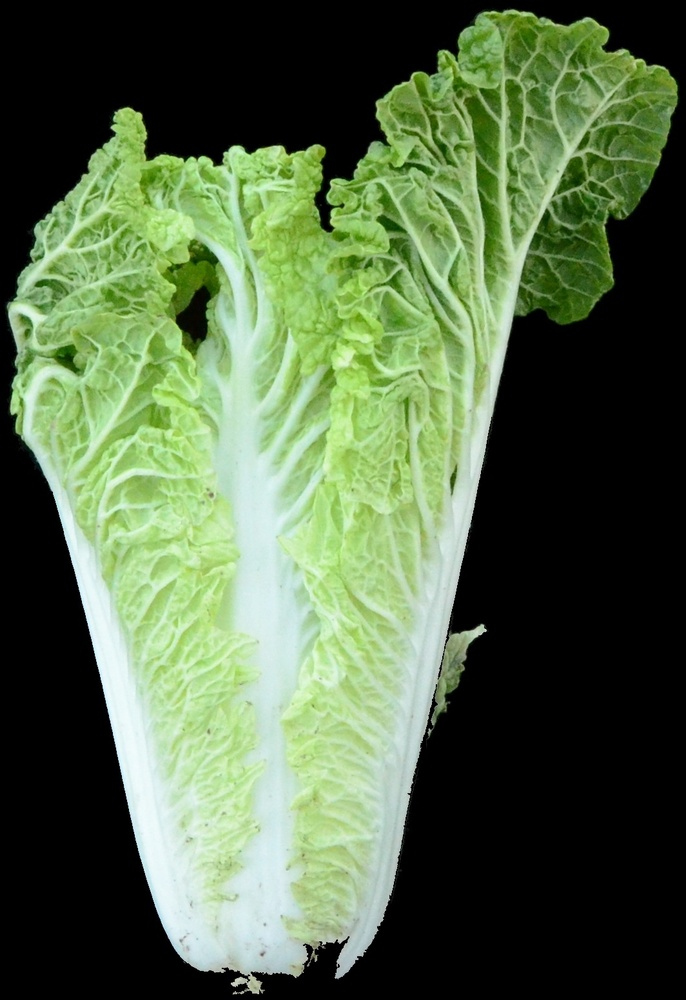
#> input picture 23/centered_22A-T-39-1球形侧视图.JPG, 686 x 1000 px, shrunk from 1064 x 1552 before the run, found by its file name
$ python RecusiveFindBiggestWhite.py
#> lines starting #> are read from the running program, lines starting #| are printed output that depends on the picture; after the words box and inside, x2 and y2 are one past the last pixel; in counts of white or black regions, pixels touching at a corner belong together
import cv2
import numpy as np

# 读取输入图片
image = cv2.imread('centered_22A-T-39-1球形侧视图.JPG')
#> image is the input picture: shape (1000, 686, 3); mean B, G, R 71.4, 103.2, 83.8

# 获取图片的尺寸
height, width = image.shape[:2]
#> height = 1000; width = 686

# 截取图片的前一半
half_image = image[:, :width // 2]
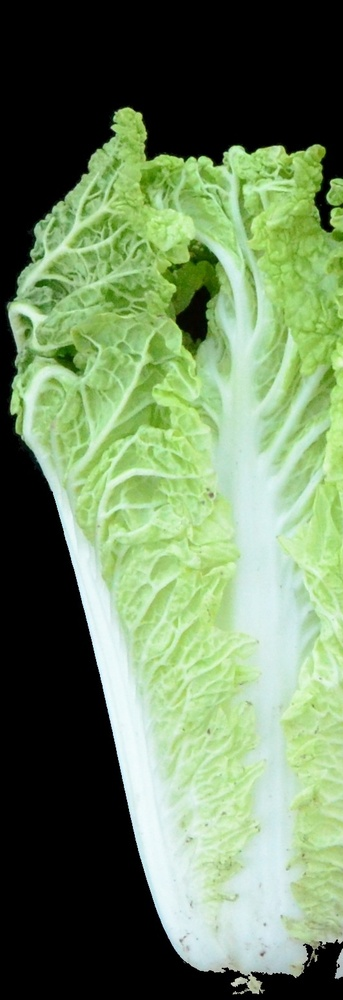
#> half_image: shape (1000, 343, 3); mean B, G, R 96.8, 133.3, 109.5

# 定义白色的HSV范围
white_lower1 = np.array([0, 0, 180])
white_upper1 = np.array([180, 45, 255])
white_lower2 = np.array([90, 0, 190])
white_upper2 = np.array([180, 130, 255])
white_lower3 = np.array([0, 0, 180])
white_upper3 = np.array([27, 130, 255])

# 转换图片到HSV颜色空间
hsv_image = cv2.cvtColor(half_image, cv2.COLOR_BGR2HSV)
#> hsv_image: shape (1000, 343, 3); mean H, S, V 38.1, 57.9, 133.4

# 创建掩码
mask1 = cv2.inRange(hsv_image, white_lower1, white_upper1)
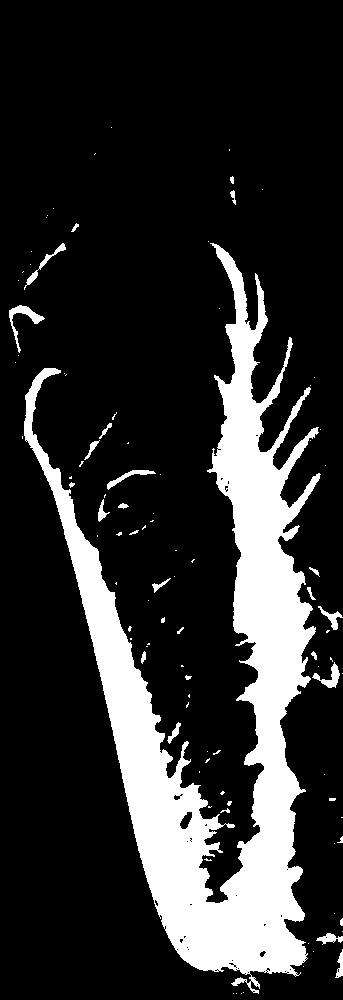
#> mask1: shape (1000, 343); 18.2% white; 100 white regions (71 under 20 px), largest, box (x1, y1, x2, y2) and area: (24, 243, 321, 994) 59662, (9, 305, 45, 353) 371, (312, 662, 340, 688) 257
mask2 = cv2.inRange(hsv_image, white_lower2, white_upper2)
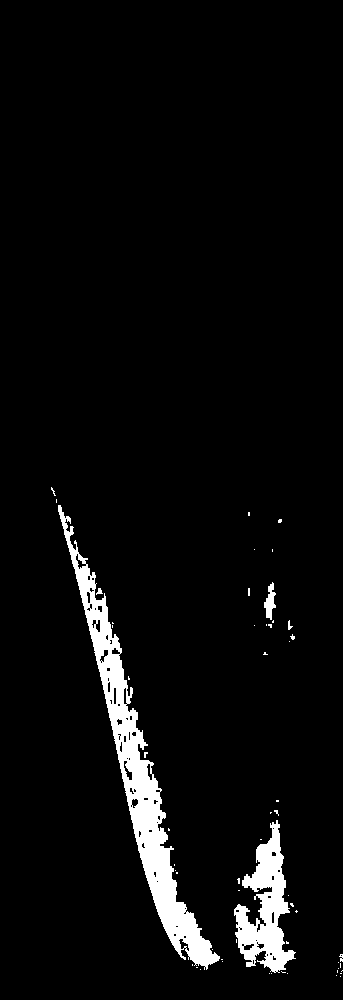
#> mask2: shape (1000, 343); 4.5% white; 57 white regions (51 under 20 px), largest, box (x1, y1, x2, y2) and area: (58, 505, 220, 970) 10690, (234, 820, 296, 973) 4286, (264, 582, 276, 620) 245, (96, 588, 103, 595) 27, (288, 620, 293, 630) 25, (339, 954, 343, 962) 20
mask3 = cv2.inRange(hsv_image, white_lower3, white_upper3)
#> mask3: shape (1000, 343); every value is 0

# 合并掩码
mask = cv2.bitwise_or(mask1, mask2)
#> mask: shape (1000, 343); 18.2% white; 100 white regions (71 under 20 px)
mask = cv2.bitwise_or(mask, mask3)

# 找到所有的轮廓
contours, _ = cv2.findContours(mask, cv2.RETR_EXTERNAL, cv2.CHAIN_APPROX_SIMPLE)
#> contours = 100 contours, 80 with area under 20; largest, box (x1, y1, x2, y2) and area: (24, 243, 321, 994) 57880, (9, 305, 45, 353) 296, (312, 662, 340, 688) 210, (24, 243, 66, 290) 177, (107, 470, 156, 490) 176

# 找到最大的轮廓
max_contour = max(contours, key=cv2.contourArea)
#> max_contour = contour of 2318 points, box (x1, y1, x2, y2) (24, 243, 321, 994), area 57880

# 创建一个空白的掩码
largest_white_area = np.zeros_like(half_image)

# 绘制最大的轮廓
cv2.drawContours(largest_white_area, [max_contour], -1, (255, 255, 255), thickness=cv2.FILLED)
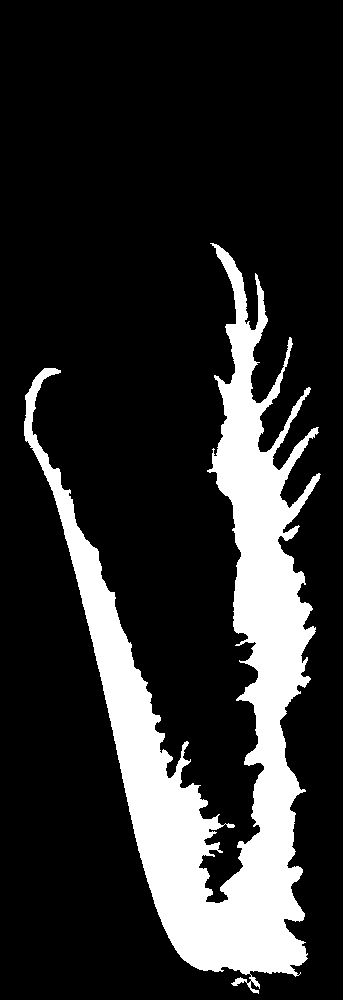
#> largest_white_area: shape (1000, 343, 3); 17.5% white; 1 white region, box (x1, y1, x2, y2) and area: (24, 243, 321, 994) 59953

# 保存第一次识别的结果
cv2.imwrite('largest_white_area_1.jpg', largest_white_area)

# 去掉第一次识别出来的白色区域
half_image_no_white = cv2.bitwise_and(half_image, half_image, mask=cv2.bitwise_not(mask))
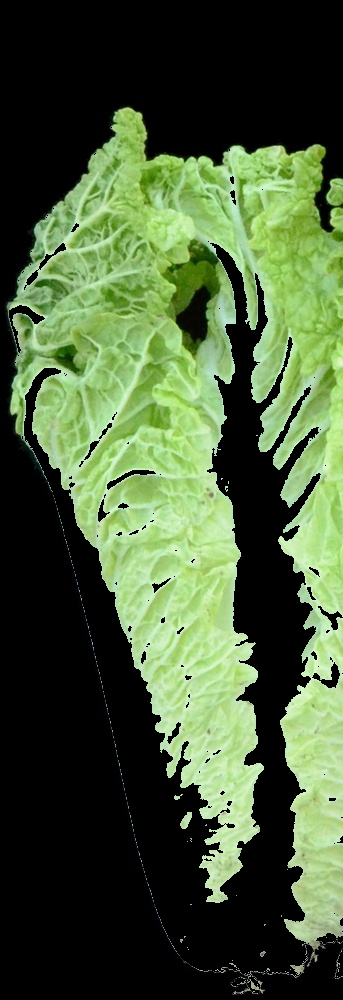
#> half_image_no_white: shape (1000, 343, 3); mean B, G, R 56.6, 90.9, 71.6

# 转换图片到HSV颜色空间
hsv_image_no_white = cv2.cvtColor(half_image_no_white, cv2.COLOR_BGR2HSV)
#> hsv_image_no_white: shape (1000, 343, 3); mean H, S, V 23.9, 52.8, 91

# 创建掩码
mask1_no_white = cv2.inRange(hsv_image_no_white, white_lower1, white_upper1)
mask2_no_white = cv2.inRange(hsv_image_no_white, white_lower2, white_upper2)
mask3_no_white = cv2.inRange(hsv_image_no_white, white_lower3, white_upper3)

# 合并掩码
mask_no_white = cv2.bitwise_or(mask1_no_white, mask2_no_white)
mask_no_white = cv2.bitwise_or(mask_no_white, mask3_no_white)

# 找到所有的轮廓
contours_no_white, _ = cv2.findContours(mask_no_white, cv2.RETR_EXTERNAL, cv2.CHAIN_APPROX_SIMPLE)
#> contours_no_white = []

# 检查是否找到轮廓
if contours_no_white:
    # 找到最大的轮廓
    max_contour_no_white = max(contours_no_white, key=cv2.contourArea)

    # 创建一个空白的掩码
    largest_white_area_no_white = np.zeros_like(half_image)

    # 绘制最大的轮廓
    cv2.drawContours(largest_white_area_no_white, [max_contour_no_white], -1, (255, 255, 255), thickness=cv2.FILLED)

    # 保存第二次识别的结果
    cv2.imwrite('largest_white_area_2.jpg', largest_white_area_no_white)
else:
    print("No white areas found in the second pass.")

$ run again, with 23/centered_22A-T-34-2球形侧视图.JPG copied over 23/centered_22A-T-39-1球形侧视图.JPG
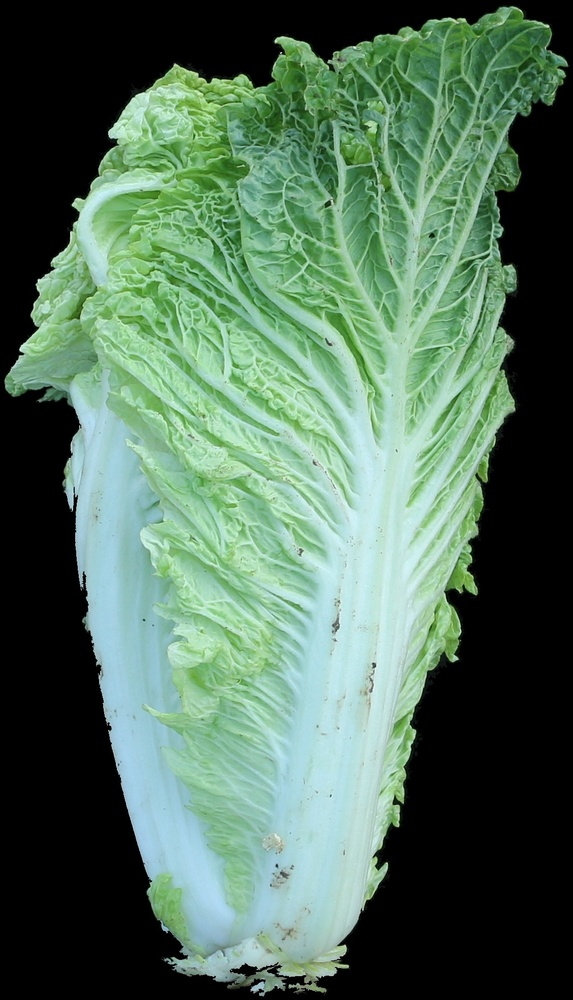
#> input picture 23/centered_22A-T-34-2球形侧视图.JPG, 573 x 1000 px, shrunk from 1128 x 1970 before the run, found by its file name
#> image is the input picture: shape (1000, 573, 3); mean B, G, R 92.2, 111.9, 82.8
#> hsv_image: shape (1000, 286, 3); mean H, S, V 46, 53.5, 117
#> `mask1 = cv2.inRange(hsv_image, white_lower1, white_upper1)`:
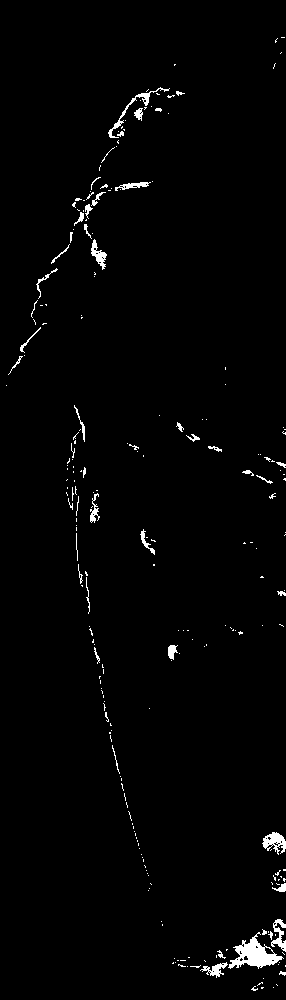
#> mask1: shape (1000, 286); 1.6% white; 239 white regions (192 under 20 px), largest, box (x1, y1, x2, y2) and area: (228, 932, 284, 969) 862, (262, 832, 286, 855) 298, (108, 87, 170, 138) 278
#> mask2: shape (1000, 286); 11.2% white; 50 white regions (36 under 20 px), largest, box (x1, y1, x2, y2) and area: (72, 397, 236, 943) 28022, (244, 849, 286, 935) 1922, (269, 744, 286, 834) 989
#> mask3: shape (1000, 286); every value is 0
#> mask: shape (1000, 286); 12.5% white; 183 white regions (139 under 20 px)
#> contours = 183 contours, 158 with area under 20; largest, box (x1, y1, x2, y2) and area: (71, 397, 236, 943) 27827, (244, 744, 286, 952) 3324, (226, 932, 284, 969) 906, (200, 954, 228, 978) 230, (108, 87, 170, 138) 182
#> max_contour = contour of 964 points, box (x1, y1, x2, y2) (71, 397, 236, 943), area 27827
#> largest_white_area: shape (1000, 286, 3); 10% white; 1 white region, box (x1, y1, x2, y2) and area: (71, 397, 236, 943) 28731
#> `half_image_no_white = cv2.bitwise_and(half_image, half_image, mask=cv2..`:
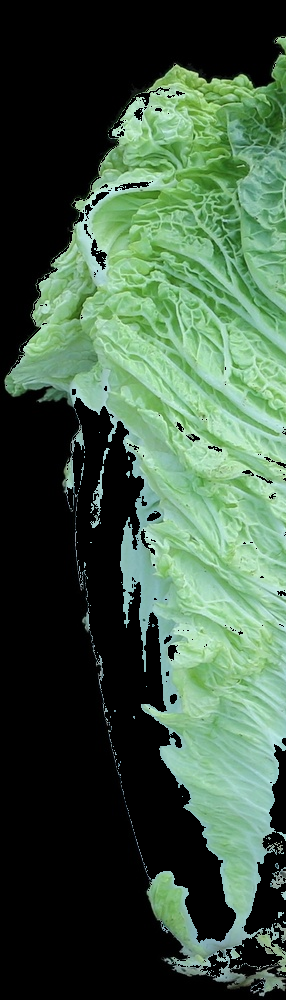
#> half_image_no_white: shape (1000, 286, 3); mean B, G, R 68.8, 90.2, 64.7
#> hsv_image_no_white: shape (1000, 286, 3); mean H, S, V 34.3, 45.7, 90.3
#> contours_no_white = []

$ run again, with 23/centered_22A-T-34-5球形侧视图.JPG copied over 23/centered_22A-T-39-1球形侧视图.JPG
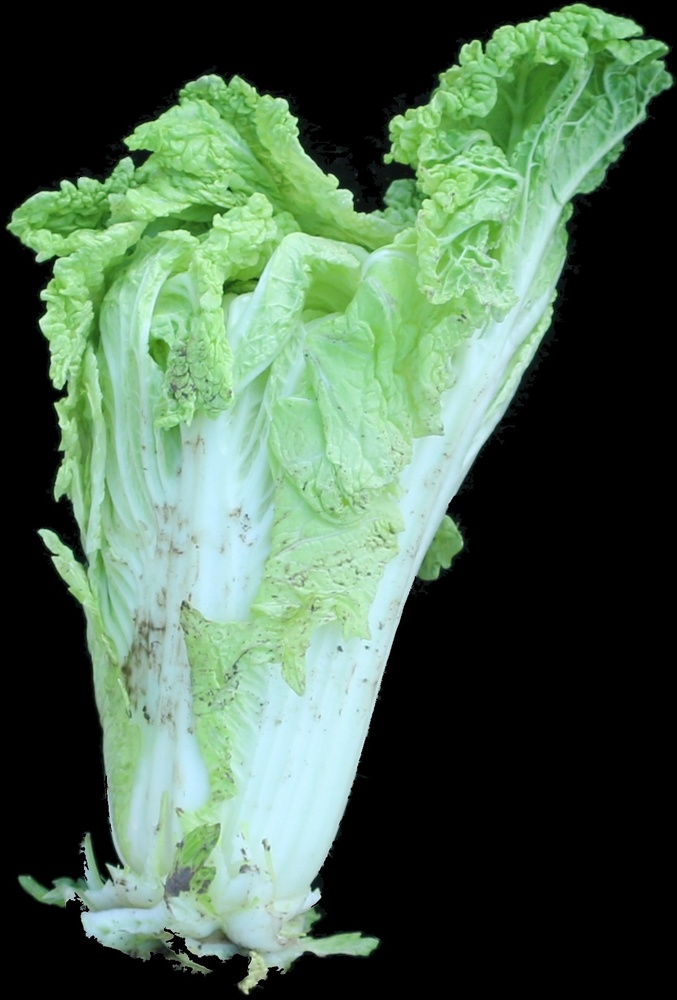
#> input picture 23/centered_22A-T-34-5球形侧视图.JPG, 677 x 1000 px, shrunk from 1209 x 1785 before the run, found by its file name
#> image is the input picture: shape (1000, 677, 3); mean B, G, R 80.4, 101.5, 75.9
#> hsv_image: shape (1000, 338, 3); mean H, S, V 49.3, 56.3, 134.9
#> `mask1 = cv2.inRange(hsv_image, white_lower1, white_upper1)`:
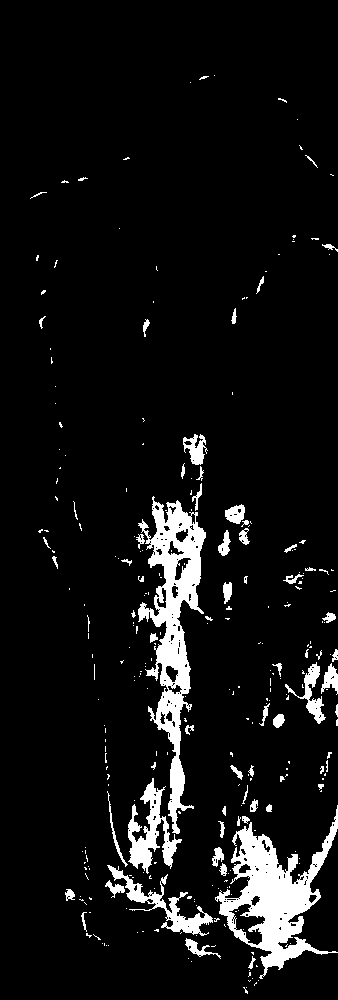
#> mask1: shape (1000, 338); 7.3% white; 288 white regions (222 under 20 px), largest, box (x1, y1, x2, y2) and area: (138, 496, 206, 834) 8003, (215, 805, 338, 979) 7427, (128, 778, 182, 874) 1929
#> mask2: shape (1000, 338); 10% white; 103 white regions (70 under 20 px), largest, box (x1, y1, x2, y2) and area: (241, 642, 338, 891) 14914, (192, 420, 272, 616) 8889, (129, 682, 207, 850) 3853
#> mask3: shape (1000, 338); every value is 0
#> mask: shape (1000, 338); 15.5% white; 239 white regions (199 under 20 px)
#> contours = 235 contours, 206 with area under 20; largest, box (x1, y1, x2, y2) and area: (128, 420, 272, 874) 23000, (215, 642, 338, 979) 22943, (81, 865, 213, 940) 2764, (87, 880, 125, 900) 304, (185, 938, 221, 959) 188
#> max_contour = contour of 1319 points, box (x1, y1, x2, y2) (128, 420, 272, 874), area 23000
#> largest_white_area: shape (1000, 338, 3); 7.1% white; 1 white region, box (x1, y1, x2, y2) and area: (128, 420, 272, 874) 24128
#> `half_image_no_white = cv2.bitwise_and(half_image, half_image, mask=cv2..`:
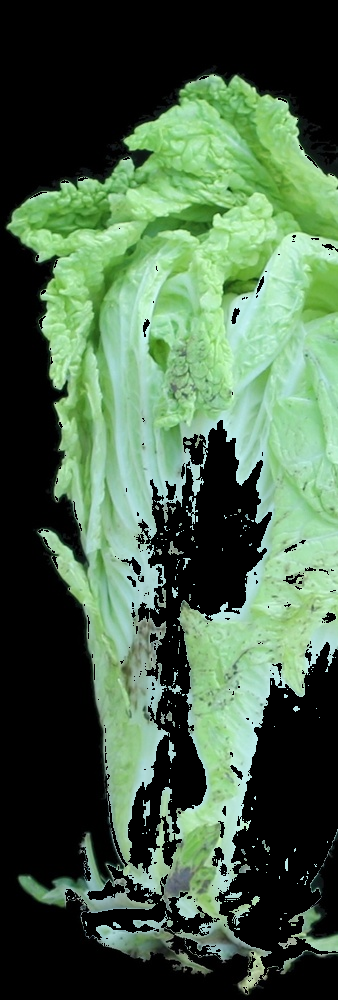
#> half_image_no_white: shape (1000, 338, 3); mean B, G, R 74.1, 99.7, 73
#> hsv_image_no_white: shape (1000, 338, 3); mean H, S, V 35.5, 49.2, 99.8
#> contours_no_white = []

$ run again, with 23/centered_22A-T-36-10球形侧视图.JPG copied over 23/centered_22A-T-39-1球形侧视图.JPG
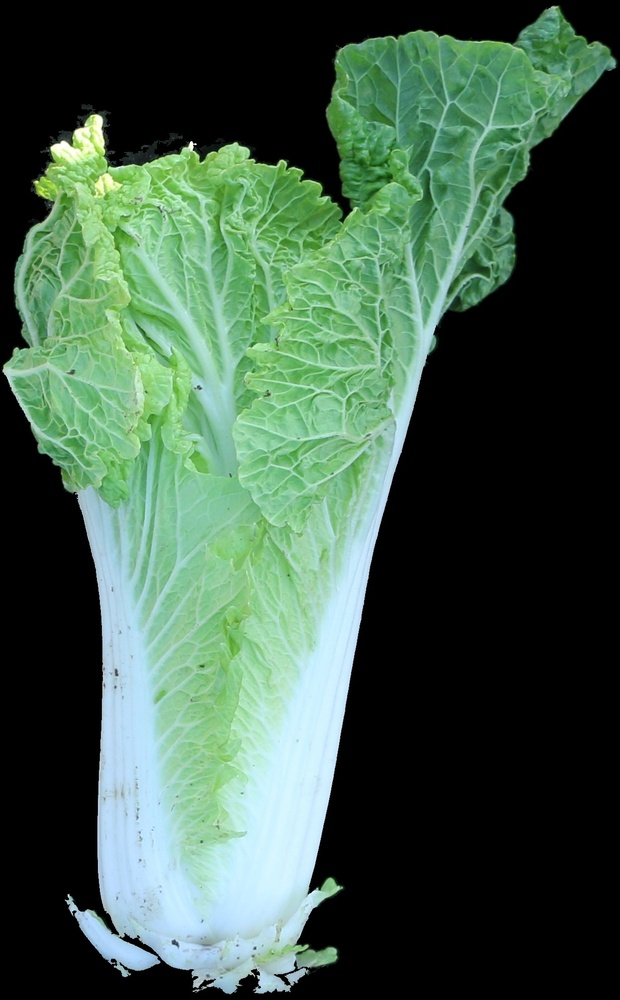
#> input picture 23/centered_22A-T-36-10球形侧视图.JPG, 620 x 1000 px, shrunk from 1248 x 2013 before the run, found by its file name
#> image is the input picture: shape (1000, 620, 3); mean B, G, R 72.8, 90.5, 64.2
#> hsv_image: shape (1000, 310, 3); mean H, S, V 49.6, 58.4, 131.8
#> `mask1 = cv2.inRange(hsv_image, white_lower1, white_upper1)`:
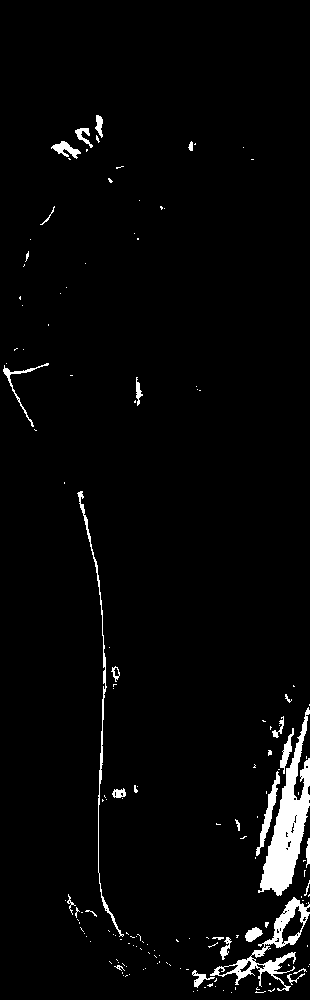
#> mask1: shape (1000, 310); 3% white; 157 white regions (127 under 20 px), largest, box (x1, y1, x2, y2) and area: (258, 707, 310, 896) 3692, (210, 897, 310, 991) 1732, (77, 491, 124, 937) 855
#> mask2: shape (1000, 310); 15.4% white; 23 white regions (16 under 20 px), largest, box (x1, y1, x2, y2) and area: (78, 487, 310, 993) 44676, (67, 899, 160, 970) 1872, (256, 970, 291, 993) 409
#> mask3: shape (1000, 310); 0% white in thin lines or dots, all inside (x1, y1, x2, y2) = (64, 142, 196, 152)
#> mask: shape (1000, 310); 16.1% white; 65 white regions (51 under 20 px)
#> contours = 65 contours, 54 with area under 20; largest, box (x1, y1, x2, y2) and area: (77, 487, 310, 993) 46126, (67, 894, 160, 970) 1788, (51, 141, 81, 159) 194, (3, 363, 49, 427) 150, (287, 968, 307, 985) 112
#> max_contour = contour of 982 points, box (x1, y1, x2, y2) (77, 487, 310, 993), area 46126
#> largest_white_area: shape (1000, 310, 3); 15.2% white; 1 white region, box (x1, y1, x2, y2) and area: (77, 487, 310, 993) 47257
#> `half_image_no_white = cv2.bitwise_and(half_image, half_image, mask=cv2..`:
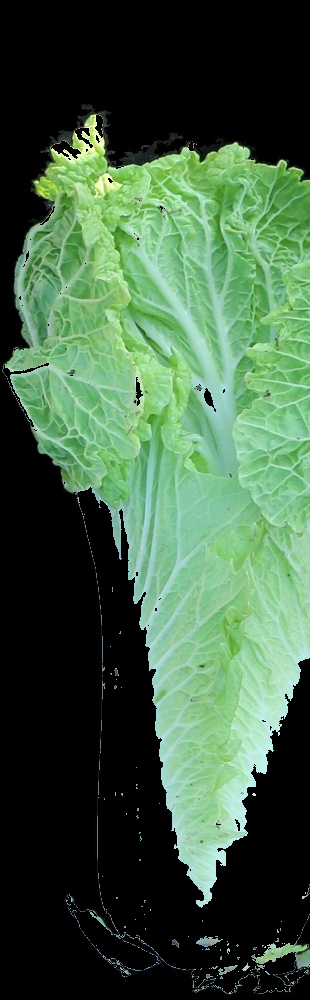
#> half_image_no_white: shape (1000, 310, 3); mean B, G, R 67.1, 93.3, 64.1
#> hsv_image_no_white: shape (1000, 310, 3); mean H, S, V 33.7, 49.4, 93.4
#> mask1_no_white: shape (1000, 310); every value is 0
#> contours_no_white = []
